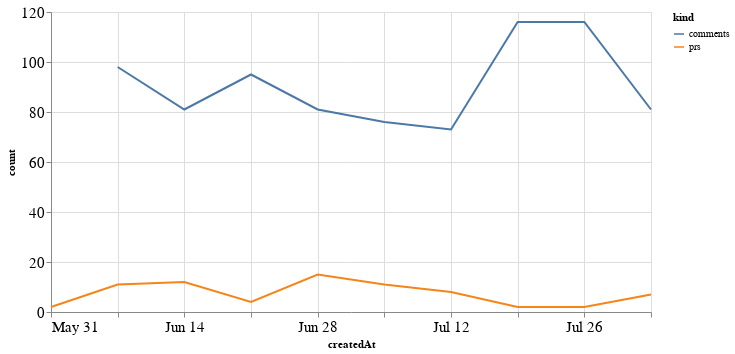

The notebook cell this image was saved under:
### Code cell
alt.Chart(total_time, width=600).mark_line().encode(
    x='createdAt',
    y='count',
    color='kind'
)

### Figure 1 — Vega-Lite specification as saved in the notebook (floating-point values rounded to 4 significant figures)
{"config": {"axisLeft": {"labelFontSize": 15}, "axisBottom": {"labelFontSize": 15}}, "data": {"name": "data-40312c340c6a8ea0343f480a1e17fed9"}, "mark": "line", "encoding": {"color": {"type": "nominal", "field": "kind"}, "x": {"type": "temporal", "field": "createdAt"}, "y": {"type": "quantitative", "field": "count"}}, "width": 600, "$schema": "https://vega.github.io/schema/vega-lite/v4.8.1.json", "datasets": {"data-40312c340c6a8ea0343f480a1e17fed9": [{"createdAt": "2020-05-31T00:00:00", "kind": "prs", "count": 2.0}, {"createdAt": "2020-06-07T00:00:00", "kind": "prs", "count": 11.0}, {"createdAt": "2020-06-14T00:00:00", "kind": "prs", "count": 12.0}, {"createdAt": "2020-06-21T00:00:00", "kind": "prs", "count": 4.0}, {"createdAt": "2020-06-28T00:00:00", "kind": "prs", "count": 15.0}, {"createdAt": "2020-07-05T00:00:00", "kind": "prs", "count": 11.0}, {"createdAt": "2020-07-12T00:00:00", "kind": "prs", "count": 8.0}, {"createdAt": "2020-07-19T00:00:00", "kind": "prs", "count": 2.0}, {"createdAt": "2020-07-26T00:00:00", "kind": "prs", "count": 2.0}, {"createdAt": "2020-08-02T00:00:00", "kind": "prs", "count": 7.0}, {"createdAt": "2020-05-31T00:00:00", "kind": "comments", "count": null}, {"createdAt": "2020-06-07T00:00:00", "kind": "comments", "count": 98.0}, {"createdAt": "2020-06-14T00:00:00", "kind": "comments", "count": 81.0}, {"createdAt": "2020-06-21T00:00:00", "kind": "comments", "count": 95.0}, {"createdAt": "2020-06-28T00:00:00", "kind": "comments", "count": 81.0}, {"createdAt": "2020-07-05T00:00:00", "kind": "comments", "count": 76.0}, {"createdAt": "2020-07-12T00:00:00", "kind": "comments", "count": 73.0}, {"createdAt": "2020-07-19T00:00:00", "kind": "comments", "count": 116.0}, {"createdAt": "2020-07-26T00:00:00", "kind": "comments", "count": 116.0}, {"createdAt": "2020-08-02T00:00:00", "kind": "comments", "count": 81.0}]}}
